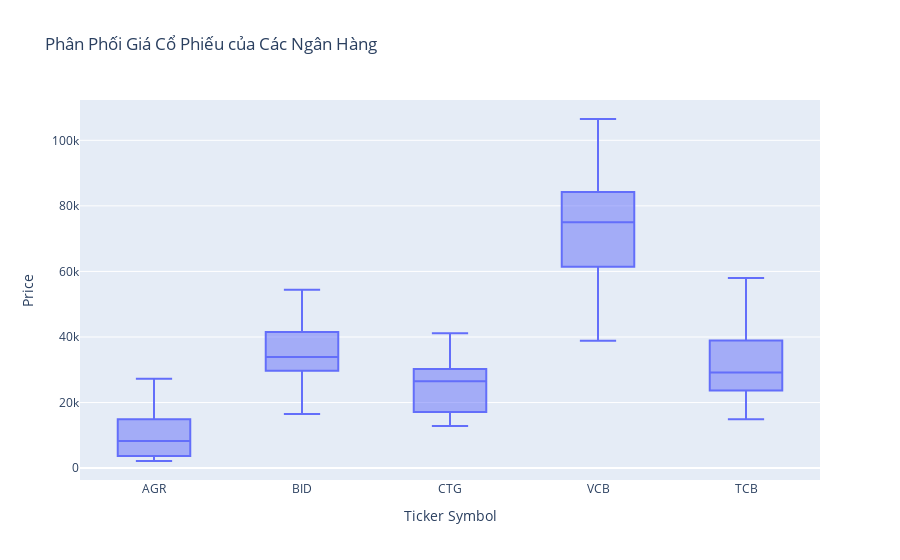

The notebook cell this image was saved under:
### Markdown cell above
#### **Nhận xét:**
- Khối lượng giao dịch của tất cả các cổ phiếu đều có những biến động đáng kể theo thời gian. Điều này cho thấy sự thay đổi liên tục về nhu cầu và cung cấp trên thị trường.
- Cổ phiếu CTG và TCB có khối lượng giao dịch cao hơn hẳn so với các cổ phiếu còn lại. Điều này có thể cho thấy mức độ quan tâm của nhà đầu tư đối với các cổ phiếu cụ thể.
- VCB có giá cổ phiếu cao nhất nhưng khối lượng giao dịch lại thuộc hàng thấp nhất. Điều này cho thấy khối lượng giao dịch không quyết định giá cổ phiếu mà còn nhiều yếu tố khác như quy mô và sức mạnh tài chính, khả năng sinh lời và tăng trưởng, độ tin cậy và uy tín thương hiệu, số lượng cổ phiếu lưu hành, ...
- Các cổ phiếu cũng có các thời điểm khối lượng giao dịch có biến động mạnh giống nhau cũng tương tự với giá cổ phiếu
- Thời điểm khối lượng giao dịch tăng cao nhất của cả 5 cổ phiếu đều là vào giai đoạn nửa sau năm 2021. Lý giải: 

    - Phát hành cổ phiếu mới: Nhiều ngân hàng đã phát hành thêm cổ phiếu để trả cổ tức và thưởng cho cổ đông. Các đợt phát hành lớn có thể kể đến như VPBank, VietinBank, MB, và ACB, cùng với các ngân hàng khác như BIDV và SHB. Điều này làm tăng đáng kể lượng cổ phiếu lưu hành.

    - Niêm yết mới: Một số ngân hàng đã niêm yết mới hoặc đăng ký giao dịch trên UPCoM trong năm 2021, như Ngân hàng Phương Đông (OCB), Ngân hàng Đông Nam Á (SeABank - SSB), và Ngân hàng Việt Á (VAB).

    - Thị trường chứng khoán thăng hoa: Năm 2021 chứng kiến sự bùng nổ của thị trường chứng khoán Việt Nam, tạo điều kiện thuận lợi cho việc phát hành và giao dịch cổ phiếu ngân hàng. Tâm lý lạc quan và dòng tiền lớn đổ vào thị trường giúp tăng thanh khoản cổ phiếu ngân hàng.

    - Chính sách cổ tức hấp dẫn: Nhiều ngân hàng chi trả cổ tức bằng cổ phiếu và tiền mặt, thu hút sự quan tâm của nhà đầu tư. Ví dụ, VietinBank và BIDV có kế hoạch chia cổ tức lớn và phát hành cổ phiếu mới.

    - Kế hoạch tăng vốn: Nhiều ngân hàng có kế hoạch tăng vốn điều lệ thông qua phát hành cổ phiếu cho cổ đông hiện hữu, chào bán riêng lẻ, và ESOP. Điều này không chỉ tăng khối lượng cổ phiếu lưu hành mà còn tạo thêm cơ hội đầu tư.

    **Nguồn:** https://cafef.vn/thi-truong-chung-khoan-thang-hoa-hon-12-ty-co-phieu-ngan-hang-bom-vao-thi-truong-nam-2021-20220105145709644.chn

### Code cell
# Biểu đồ hộp giá cổ phiếu
fig = px.box(data, x='Ticker Symbol', y='Price', title='Phân Phối Giá Cổ Phiếu của Các Ngân Hàng')
fig.show()

### Figure 1 — Plotly figure (JSON) as saved in the notebook; plotly's stock layout.template omitted (floating-point values rounded to 4 significant figures; data arrays with more than 128 entries replaced by an {"elided": "..."} marker saying what was removed)
{"data": [{"alignmentgroup": "True", "hovertemplate": "Ticker Symbol=%{x}<br>Price=%{y}<extra></extra>", "legendgroup": "", "marker": {"color": "#636efa"}, "name": "", "notched": false, "offsetgroup": "", "orientation": "v", "showlegend": false, "type": "box", "x": {"elided": "7445 str values"}, "x0": " ", "xaxis": "x", "y": {"elided": "7445 float values"}, "y0": " ", "yaxis": "y"}], "layout": {"boxmode": "group", "legend": {"tracegroupgap": 0}, "title": {"text": "Phân Phối Giá Cổ Phiếu của Các Ngân Hàng"}, "xaxis": {"anchor": "y", "domain": [0, 1], "title": {"text": "Ticker Symbol"}}, "yaxis": {"anchor": "x", "domain": [0, 1], "title": {"text": "Price"}}}}
